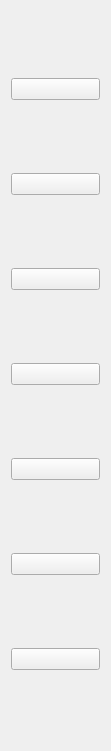
   <widget class="QWidget" name="verticalLayoutWidget">
    <property name="geometry">
     <rect>
      <x>1120</x>
      <y>30</y>
      <width>111</width>
      <height>751</height>
     </rect>
    </property>
    <layout class="QVBoxLayout" name="verticalLayout_3">
     <item>
      <widget class="QPushButton" name="pushButton">
       <property name="text">
        <string/>
       </property>
       <property name="icon">
        <iconset resource="../Resources.qrc">
         <normaloff>:/icon for main ui/icons/sale-or-rent.svg</normaloff>:/icon for main ui/icons/sale-or-rent.svg</iconset>
       </property>
       <property name="iconSize">
        <size>
         <width>90</width>
         <height>90</height>
        </size>
       </property>
      </widget>
     </item>
     <item>
      <widget class="QPushButton" name="pushButton_2">
       <property name="text">
        <string/>
       </property>
       <property name="icon">
        <iconset resource="../Resources.qrc">
         <normaloff>:/icon for main ui/icons/manage-books.svg</normaloff>:/icon for main ui/icons/manage-books.svg</iconset>
       </property>
       <property name="iconSize">
        <size>
         <width>90</width>
         <height>90</height>
        </size>
       </property>
      </widget>
     </item>
     <item>
      <widget class="QPushButton" name="pushButton_3">
       <property name="text">
        <string/>
       </property>
       <property name="icon">
        <iconset resource="../Resources.qrc">
         <normaloff>:/icon for main ui/icons/client.svg</normaloff>:/icon for main ui/icons/client.svg</iconset>
       </property>
       <property name="iconSize">
        <size>
         <width>90</width>
         <height>90</height>
        </size>
       </property>
      </widget>
     </item>
     <item>
      <widget class="QPushButton" name="pushButton_4">
       <property name="text">
        <string/>
       </property>
       <property name="icon">
        <iconset resource="../Resources.qrc">
         <normaloff>:/icon for main ui/icons/users.svg</normaloff>:/icon for main ui/icons/users.svg</iconset>
       </property>
       <property name="iconSize">
        <size>
         <width>90</width>
         <height>90</height>
        </size>
       </property>
      </widget>
     </item>
     <item>
      <widget class="QPushButton" name="pushButton_5">
       <property name="text">
        <string/>
       </property>
       <property name="icon">
        <iconset resource="../Resources.qrc">
         <normaloff>:/icon for main ui/icons/settings.svg</normaloff>:/icon for main ui/icons/settings.svg</iconset>
       </property>
       <property name="iconSize">
        <size>
         <width>90</width>
         <height>90</height>
        </size>
       </property>
      </widget>
     </item>
     <item>
      <widget class="QPushButton" name="pushButton_6">
       <property name="text">
        <string/>
       </property>
       <property name="icon">
        <iconset resource="../Resources.qrc">
         <normaloff>:/icon for main ui/icons/themes.svg</normaloff>:/icon for main ui/icons/themes.svg</iconset>
       </property>
       <property name="iconSize">
        <size>
         <width>90</width>
         <height>90</height>
        </size>
       </property>
      </widget>
     </item>
     <item>
      <widget class="QPushButton" name="pushButton_47">
       <property name="text">
        <string/>
       </property>
       <property name="icon">
        <iconset resource="../Resources.qrc">
         <normaloff>:/icon for main ui/icons/exit_app.svg</normaloff>:/icon for main ui/icons/exit_app.svg</iconset>
       </property>
       <property name="iconSize">
        <size>
         <width>90</width>
         <height>90</height>
        </size>
       </property>
      </widget>
     </item>
    </layout>
   </widget>
